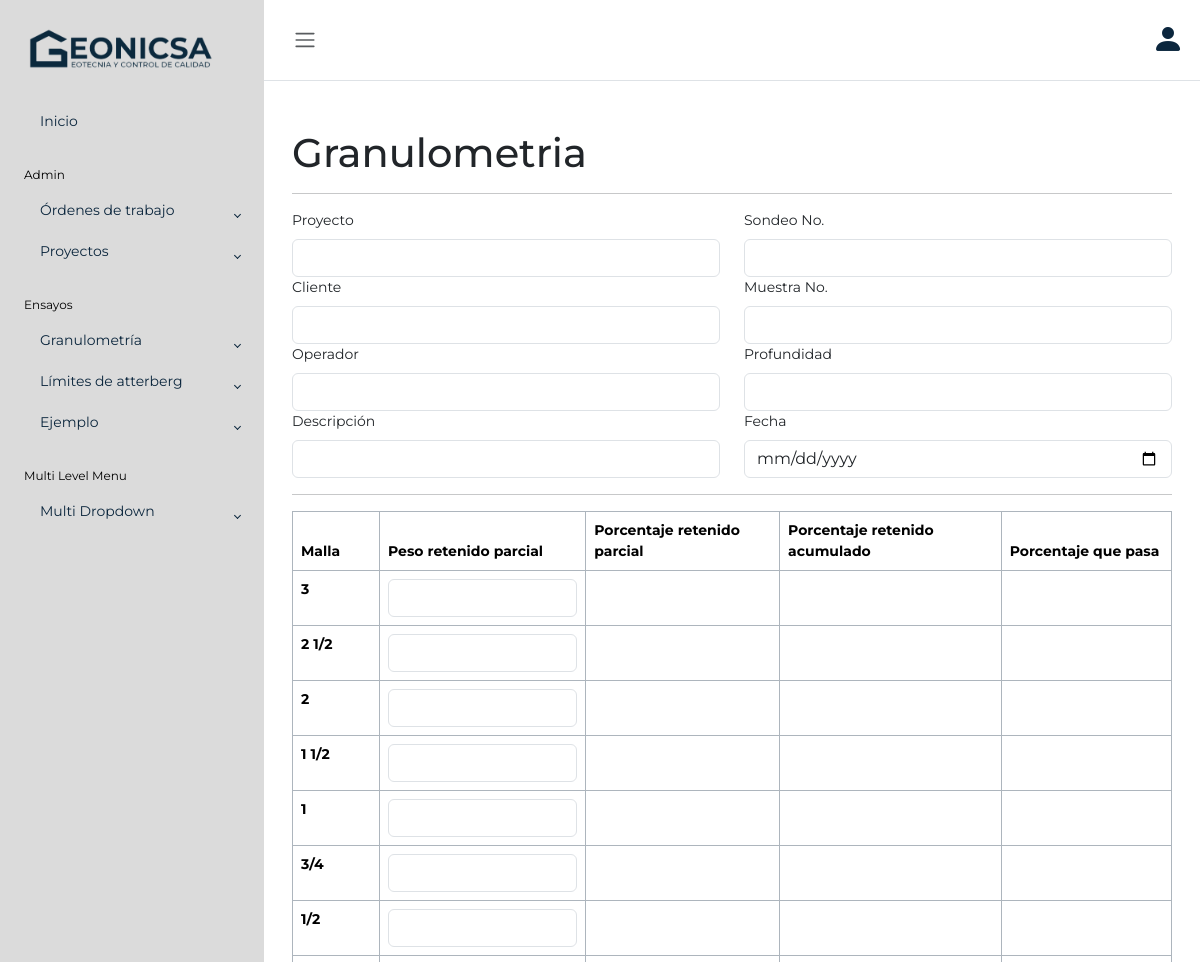
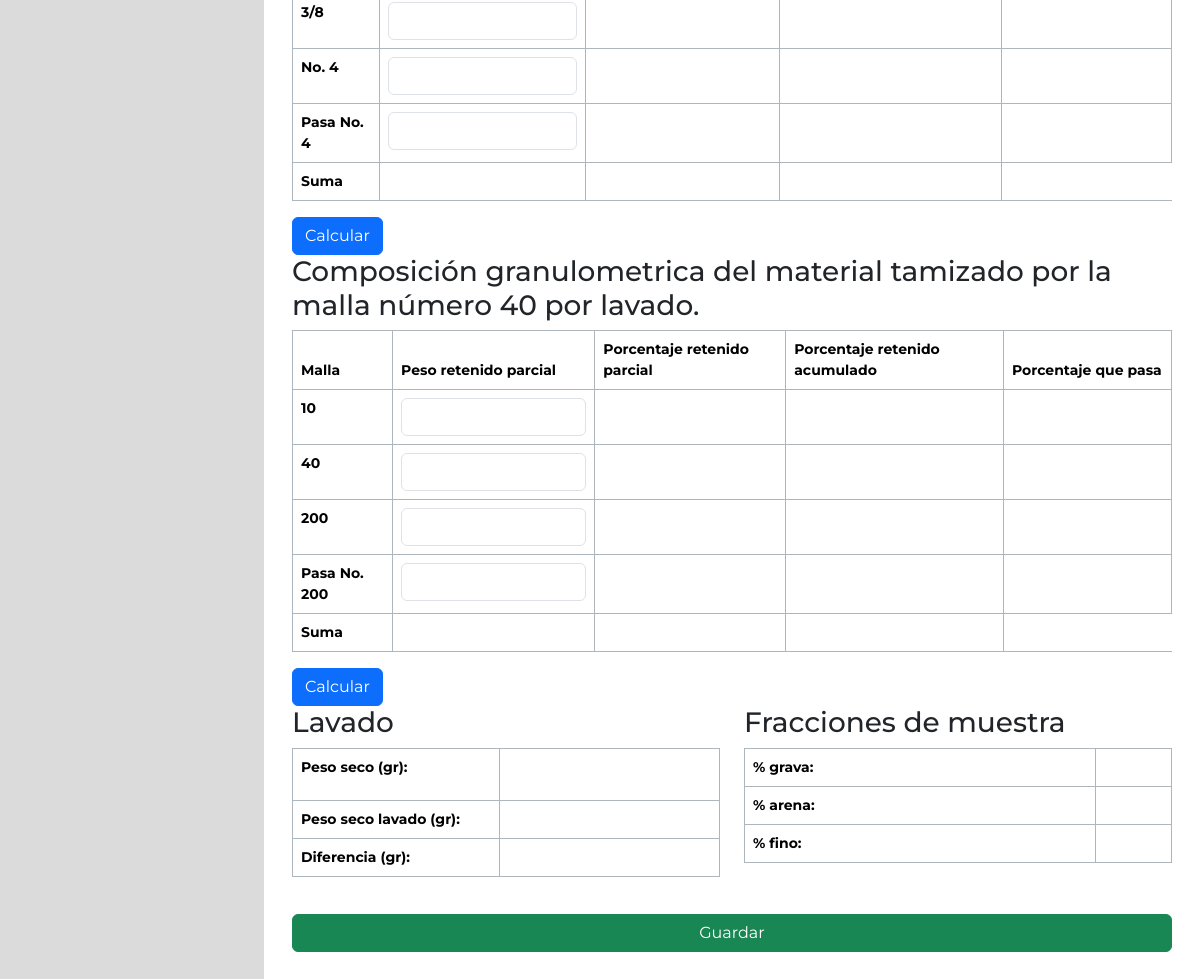
Page /granulometria/nuevo/ on the committed database (2 pictures, top to bottom).
### ensayos/models.py (models this page shows, shortened)
class Mallas(models.Model):
    id_malla = models.IntegerField(primary_key=True)
    medida = models.TextField()
    medida_mm = models.DecimalField(max_digits=10, decimal_places=3, null=True)

### ensayos/views.py (the view)
# urls.py: path('granulometria/nuevo/', ensayos.views.registrar_granulometria, name="registrar-granulometria"),
def registrar_granulometria(request):
    if request.method == 'POST':
        PRP = request.POST.getlist('PRP')
        PerRP = request.POST.getlist('PeRP')
        PerRA = request.POST.getlist('PeRA')
        PQP = request.POST.getlist('PQP')
        mallas = request.POST.getlist('ID_MALLA')
        PRPL = request.POST.getlist('PRPL')
        PerRPL = request.POST.getlist('PeRPL')
        PerRAL = request.POST.getlist('PeRAL')
        PQPL = request.POST.getlist('PQPL')
        peso_retenido = PRP+PRPL
        pce_retenido_parcial = PerRP+PerRPL
        pce_retenido_acumulado = PerRA+PerRAL
        pce_que_pasa = PQP+PQPL
        id_ensayo= info_encabezado_ensayo(request,1,0, "GRANULOMETRIA")
        print("ensayo: "+str(id_ensayo))
        with connection.cursor() as cursor:
            for id_malla, peso, pr, perrp, perra, pp in zip(mallas, peso_retenido,peso_retenido, pce_retenido_parcial, pce_retenido_acumulado, pce_que_pasa):
                print("PESO RETENIDO: "+str(pr)+" PORCENTAJE PESO RETENIDO: "+str(perrp)+" PCE RETENIDO ACUMULADO: "+str(perra)+" PORCENTAJE QUE PASA: "+str(pp))
                sql_granulometria_t1= "INSERT INTO ensayos_granulometria(PRP, PeRP,PRA, PeQP, id_ensayo_id, id_malla_id) VALUES(%s, %s, %s, %s, %s, %s )"
                insertar_granulometria =(pr,perrp,perra,pp, id_ensayo, id_malla)
                cursor.execute(sql_granulometria_t1, insertar_granulometria)
        return redirect('/granulometria/reportes/')
    else:
        mallas = models.Mallas.objects.values_list('medida', 'medida_mm', 'id_malla')
        print(mallas)
        return render(request, 'ensayos/registrar_granulometria.html', context={
            'mallas': mallas,
        })

### ensayos/templates/ensayos/registrar_granulometria.html (shortened to what this page needs)
{% extends "layout.html" %}
{% block content %}
<h1> Granulometria </h1>
<hr>
<form action="/granulometria/nuevo/" method="POST">
  <div class="row">
    <div class="col-md">
      <label class="form-label">Proyecto</label>
      <input type="text" name="nombre_proyecto" class="form-control">
      <label class="form-label">Cliente</label>
      <input type="text" name="cliente" class="form-control">
      <label class="form-label">Operador</label>
      <input type="text" name="operador" class="form-control">
      <label class="form-label">Descripción</label>
      <input type="text" name="descripcion" class="form-control">
    </div>
    <div class="col-md">
      <label class="form-label">Sondeo No.</label>
      <input type="text" name="no_sondeo" class="form-control">
      <label class="form-label">Muestra No.</label>
      <input type="text" name="no_muestra" class="form-control">
      <label class="form-label">Profundidad</label>
      <input type="text" name="profundidad" class="form-control">
      <label class="form-label">Fecha</label>
      <input type="date" name="fecha_ensayo" class="form-control">
    </div>
  </div>
  <hr>
  <div class="row ">
    <div class="table-responsive">
      <table class="table table-bordered border-dark-subtle">
        <thead>
          <tr>
            <th scope="col">Malla</th>
            <th scope="col">Peso retenido parcial</th>
            <th scope="col">Porcentaje retenido parcial</th>
            <th scope="col">Porcentaje retenido acumulado</th>
            <th scope="col">Porcentaje que pasa</th>
          </tr>
        </thead>
        <tbody>
          {% for medida in mallas %}
          <tr>
            {% if medida.1 > 2  %}
            <th scope="row" name="mallas_medidas">{{ medida.0 }}</th>
            <td><input class="form-control" name="PRP" type="number" step="0.01" value="" id="PRP{{medida.2}}"
                oninput="sumaPRP(event,'PRP' ,'sumaPRP')"> </td>
            <td><input class="form-control-plaintext" name="PeRP" type="number" step="0.01" value=""
                id="PeRP{{medida.2}}" readonly></td>
            <td><input class="form-control-plaintext" name="PeRA" type="number" step="0.01" value="" readonly></td>
            <td><input class="form-control-plaintext" name="PQP" type="number" step="0.01" value="" id="PQP{{medida.2}}"
                readonly></td>
            {% endif %}
          </tr>
          {% endfor %}
          <tr>
            <th>Suma</th>
            <td id="sumaPRP"> </td>
            <td id="sumaPeRP"></td>
            <td></td>
          </tr>
        </tbody>
      </table>
    </div>
  </div>
  <button type="button" class="btn btn-primary"
    onclick="calcTabla1(event, 'PRP' ,'PeRP', 'PeRA', 'PQP', 'sumaPRP', 'sumaPeRP')">Calcular</button>
  <br>
  <h3>Composición granulometrica del material tamizado por la malla número 40 por lavado.</h3>
  <div class="row">
    <div class="table-responsive ">
      <table class="table table-bordered border-dark-subtle">
        <thead>
          <tr>
            <th scope="col">Malla</th>
            <th scope="col">Peso retenido parcial</th>
            <th scope="col">Porcentaje retenido parcial</th>
            <th scope="col">Porcentaje retenido acumulado</th>
            <th scope="col">Porcentaje que pasa</th>
          </tr>
        </thead>
        <tbody>
          {% for x in mallas %}
          <tr>
            {% if x.1 < 4 %} <th scope="row">{{ x.0 }}</th>
              <td><input class="form-control" name="PRPL" type="number" min="0" step="0.01" value=""
                  oninput="sumaPRP(event,'PRPL' ,'sumaPRPL')" id="PRPL{{x.2}}"> </td>
              <td><input class="form-control-plaintext" name="PeRPL" type="number" min="0" step="0.01" value=""
                  readonly></td>
              <td><input class="form-control-plaintext" name="PeRAL" type="number" min="0" step="0.01" value=""
                  readonly></td>
              <td><input class="form-control-plaintext" name="PQPL" type="number" min="0" step="0.01" value=""
                  id="PQPL{{x.2}}" readonly></td>
              {% endif %}
          </tr>
          {% endfor %}
          <tr>
            <th>Suma</th>
            <td id="sumaPRPL"></td>
            <td id="sumaPeRPL"></td>
            <td></td>
          </tr>
        </tbody>
      </table>
    </div>
  </div>
  <button type="button" class="btn btn-primary"
    onclick="calcTabla2(event, 'PRPL' ,'PeRPL', 'PeRAL', 'PQPL', 'sumaPRPL', 'sumaPeRPL')"
    id="calcular_granulometria">Calcular</button>
  <br>
  <div class="row ">
    <div class="col-md">
      <h3>Lavado</h3>
      <div class="table-responsive">
        <table class="table table-bordered border-dark-subtle">
          <tbody>
            <tr>
              <th scope="row">Peso seco (gr):</th>
              <td id="">
                <input type="text" readonly class="form-control-plaintext" id="PS_GRANULOMETRIA" value="">
              </td>
            </tr>
            <tr>
              <th scope="row">Peso seco lavado (gr):</th>
              <td id="PSL_GRANULOMETRIA"> </td>
            </tr>
            <tr>
              <th scope="row">Diferencia (gr):</th>
              <td id="DIF_GRANULOMETRIA"> </td>
            </tr>
          </tbody>
        </table>
      </div>
    </div>
    <div class="col-md ">
      <h3>Fracciones de muestra</h3>
      <div class="table-responsive">
        <table class="table table-bordered border-dark-subtle">
          <tbody>
            <tr>
              <th scope="row">% grava:</th>
              <td id="PCEG_GRANULOMETRIA"> </td>
            </tr>
            <tr>
              <th scope="row">% arena:</th>
              <td id="PCEA_GRANULOMETRIA"> </td>
            </tr>
            <tr>
              <th scope="row">% fino:</th>
              <td id="PCEF_GRANULOMETRIA"> </td>
            </tr>
          </tbody>
        </table>
      </div>
    </div>
  </div>
  <div class="d-grid gap-2">
    <button class="btn  btn-success" type="submit">Guardar</button>
  </div>
</form>
{% endblock %}

### templates/layout.html (shortened to what this page needs)
{% load static %}
<!doctype html>
<html lang="es">
<head>
  <link href="https://cdn.jsdelivr.net/npm/bootstrap@5.3.3/dist/css/bootstrap.min.css" rel="stylesheet"
>
  <link rel="stylesheet" href="https://cdn.jsdelivr.net/npm/bootstrap-icons@1.11.3/font/bootstrap-icons.min.css">
  <link rel="stylesheet" href="{% static 'styles.css' %}">
  <link rel="stylesheet" href="{% static 'sidebar.css' %}">
</head>
<body>
  <div class="wrapper">
    <aside id="sidebar" class="js-sidebar">
      <div class="h-100">
        <div class="sidebar-logo">
          <a href="#"><img src="{% static 'img/GEONICSA_LOGO.png' %}" class="logo" alt=""></a>
        </div>
        <ul class="sidebar-nav">
          <li class="sidebar-item">
            <a href="/" class="sidebar-link">
              <i class="fa-solid fa-list pe-2"></i>
              Inicio
            </a>
          </li>
          <li class="sidebar-header">
            Admin
          </li>
          <li class="sidebar-item">
            <a href="#" class="sidebar-link collapsed" data-bs-target="#ordenes" data-bs-toggle="collapse"
              aria-expanded="false"><i class="fa-solid fa-file-lines pe-2"></i>
              Órdenes de trabajo
            </a>
          </li>
          <li class="sidebar-item">
            <a href="#" class="sidebar-link collapsed" data-bs-target="#proyectos" data-bs-toggle="collapse"
              aria-expanded="false"><i class="fa-solid fa-file-lines pe-2"></i>
              Proyectos
            </a>
          </li>
          <li class="sidebar-header">
            Ensayos
          </li>
          <li class="sidebar-item">
            <a href="#" class="sidebar-link collapsed" data-bs-target="#pages" data-bs-toggle="collapse"
              aria-expanded="false"><i class="fa-solid fa-file-lines pe-2"></i>
              Granulometría
            </a>
          </li>
          <li class="sidebar-item">
            <a href="#" class="sidebar-link collapsed" data-bs-target="#posts" data-bs-toggle="collapse"
              aria-expanded="false"><i class="fa-solid fa-sliders pe-2"></i>
              Límites de atterberg
            </a>
          </li>
          <li class="sidebar-item">
            <a href="#" class="sidebar-link collapsed" data-bs-target="#auth" data-bs-toggle="collapse"
              aria-expanded="false"><i class="fa-regular fa-user pe-2"></i>
              Ejemplo
            </a>
          </li>
          <li class="sidebar-header">
            Multi Level Menu
          </li>
          <li class="sidebar-item">
            <a href="#" class="sidebar-link collapsed" data-bs-target="#multi" data-bs-toggle="collapse"
              aria-expanded="false"><i class="fa-solid fa-share-nodes pe-2"></i>
              Multi Dropdown
            </a>
          </li>
        </ul>
      </div>
    </aside>
    <div class="main">
      <nav class="navbar navbar-expand px-3 border-bottom">
        <button class="btn" id="sidebar-toggle" type="button">
          <span class="navbar-toggler-icon"></span>
        </button>
        <div class="navbar-collapse navbar">
          <ul class="navbar-nav">
            <li class="nav-item dropdown">
              <a href="#" data-bs-toggle="dropdown" class="nav-icon pe-md-0">
                <i class="bi bi-person-fill"  style="font-size: 2rem;"></i>
              </a>
            </li>
          </ul>
        </div>
      </nav>
      <main class="content px-3 py-2">
        <div class="container">
          {% block content%}
          {% endblock %}
        </div>
      </main>
    </div>
  </div>
</body>
</html>

### ensayos/static/styles.css (style rules this page uses)
.container { margin-top: 5vh !important; margin-bottom: 5vh !important; }
.bi-person-fill { color: #0B263D !important; }

### ensayos/static/sidebar.css (style rules this page uses)
body { font-family: "Montserrat", sans-serif; font-size: 0.875rem; opacity: 1; overflow-y: scroll; margin: 0; }
a { cursor: pointer; text-decoration: none; font-family: "Montserrat", sans-serif; }
li { list-style: none; }
.wrapper { align-items: stretch; display: flex; width: 100%; }
#sidebar { max-width: 264px; min-width: 264px; background: #dbdbdb; transition: all 0.35s ease-in-out; }
.main { display: flex; flex-direction: column; min-height: 100vh; min-width: 0; overflow: hidden; transition: all 0.35s ease-in-out; width: 100%; }
.sidebar-logo { padding: 1.15rem; }
.sidebar-logo a { color: #0B263D; font-size: 1.15rem; font-weight: 600; }
.logo { padding: 0.6rem !important; width:90% !important; }
.sidebar-nav { flex-grow: 1; list-style: none; margin-bottom: 0; padding-left: 0; margin-left: 0; }
.sidebar-header { color: #000000; font-size: .75rem; padding: 1.5rem 1.5rem .375rem; }
a.sidebar-link { padding: .625rem 1.625rem; gap: 0.375rem; color: #0B263D; position: relative; display: flex; font-size: 0.875rem; }
.sidebar-link[data-bs-toggle="collapse"]::after { border: solid; border-width: 0 .075rem .075rem 0; content: ""; display: inline-block; padding: 2px; position: absolute; right: 1.5rem; top: 1.4rem; transform: rotate(-135deg); transition: all .2s ease-out; }
.sidebar-link[data-bs-toggle="collapse"].collapsed::after { transform: rotate(45deg); transition: all .2s ease-out; }
.navbar-expand .navbar-nav { margin-left: auto; }
.content { flex: 1; max-width: 100vw; width: 100vw; }
@media (min-width:768px) { .content { max-width: auto; width: auto; } }

### rows in the picture
Mallas: medida "3"
Mallas: medida "2 1/2"
Mallas: medida "2"
Mallas: medida "1 1/2"
Mallas: medida "1"
Mallas: medida "3/4"
Mallas: medida "1/2"
Mallas: medida "3/8"
Mallas: medida "No. 4"
Mallas: medida "Pasa No. 4"
Mallas: medida "10"
Mallas: medida "40"
Mallas: medida "200"
Mallas: medida "Pasa No. 200"
